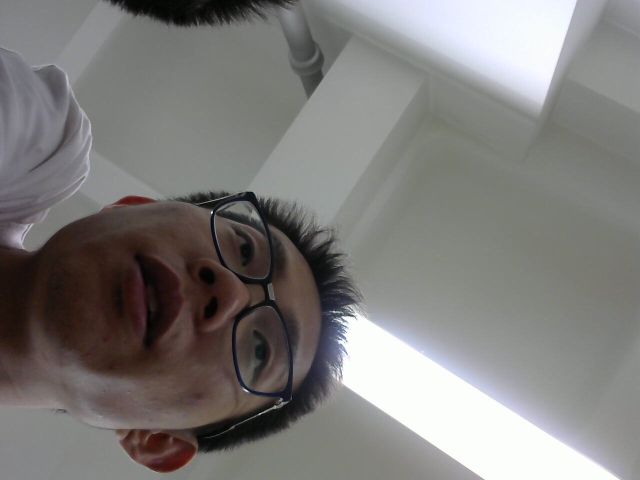
#> input picture client_qt/upload/test/HD/IMG_00000001.jpg, 1280 x 960 px (shown at 1/2 size)
$ python face_detecting.py ../../client_qt/upload/test/HD/IMG_00000001.jpg
#> lines starting #> are read from the running program, lines starting #| are printed output that depends on the picture; after the words box and inside, x2 and y2 are one past the last pixel; in counts of white or black regions, pixels touching at a corner belong together
import cv2
import numpy as np
import sys
S = 480
rx = 300
ry = 240

def face_detect(imname):
    faceCascade = cv2.CascadeClassifier('/home/upsquared/py/face_detect/model/haarcascade_frontalface_default.xml')
    faceNeighborsMax = 10
    neighborStep = 1
    frame = cv2.imread(imname)
#> frame is the input picture: shape (960, 1280, 3); mean B, G, R 122.4, 124.3, 126.3
    if frame is None:
        print('not exists!')
        return
    cv2.circle(frame, (rx, ry), S//2, (0, 255, 0), thickness=2, lineType=cv2.LINE_AA)
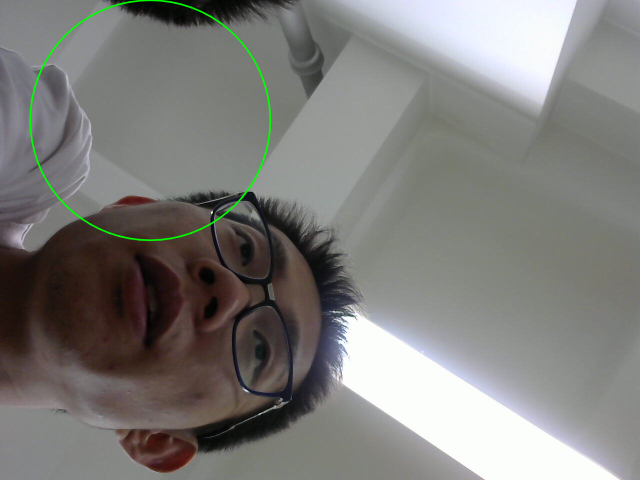
#> frame: shape (960, 1280, 3) (shown at 1/2 size); 0.58% of pixels changed, all inside (x1, y1, x2, y2) = (58, 0, 543, 483)
    s=frame.shape
#> s = (960, 1280, 3)
    frame = frame[s[0]//6:s[0]*5//6, s[1]//6:s[1]*5//6, :]
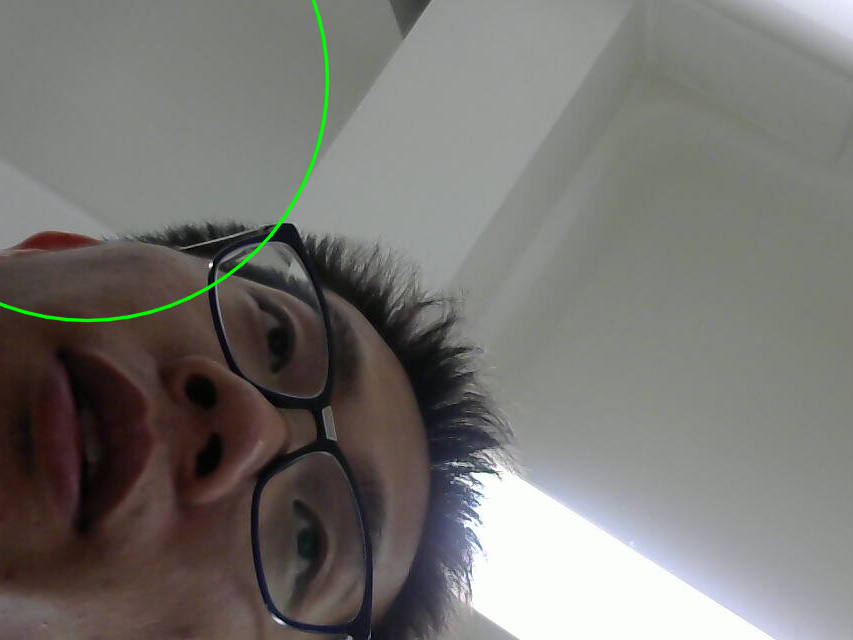
#> frame: shape (640, 853, 3); mean B, G, R 113.1, 116.9, 118.7
    frame_gray = cv2.cvtColor(frame, cv2.COLOR_BGR2GRAY)
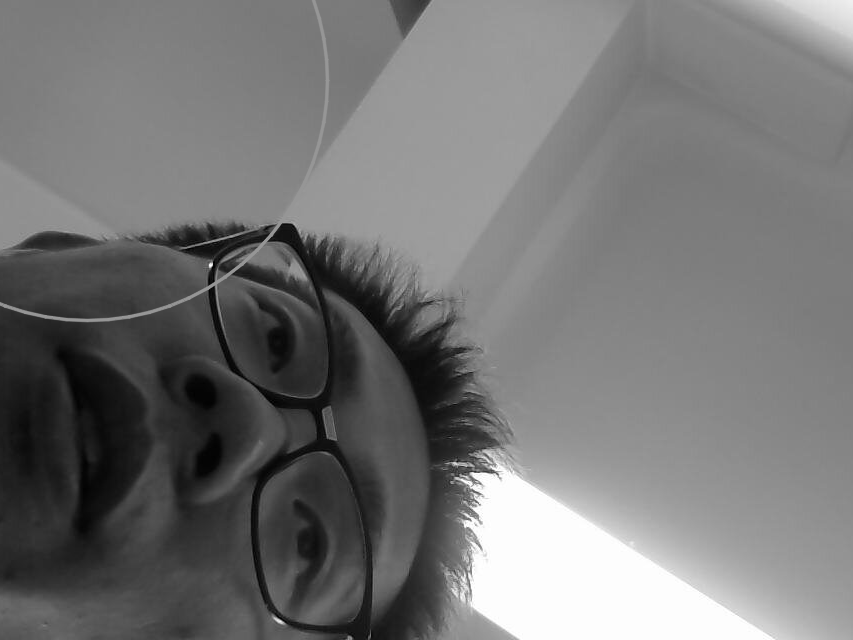
#> frame_gray: shape (640, 853); min 0, max 255, mean 117
    print(frame_gray)
#> (printed output is left out)
    '''
    for i in range(S):
        for j in range(S):
            if (i-S/2)**2+(j-S/2)**2 > (S/2)**2:
                frame_gray[j][i] = 0
       '''
        #cv2.imshow('frame_gray', frame_gray)
    faces = faceCascade.detectMultiScale(frame_gray, 1.1, 3, minSize=(400,400))
#> faces = ()
    if len(faces)>0:
        print('face_detecting_returns_True')
    else:
        print('face_detecting_returns_False')
'''     frameClone = np.copy(frame)
        if len(faces) == 0:
            cv2.putText(frameClone, 'No face detected!', (10, 40),
                        cv2.FONT_HERSHEY_SIMPLEX, 1, (0, 0, 255), 4)
        else:
            cv2.putText(frameClone, 'Thank u', (10, 40),
                        cv2.FONT_HERSHEY_SIMPLEX, 1, (0, 0, 255), 4)
        for (x, y, w, h) in faces:
            cv2.rectangle(frameClone, (x, y), (x+w, y+h), (255, 0, 0), 2)
        cv2.imshow('Face Detection Demo', frameClone)
        if cv2.waitKey(500) & 0xFF == 27:
            cv2.destroyAllWindows()
			exit(0)
'''
if __name__=='__main__':
    face_detect(sys.argv[1])
